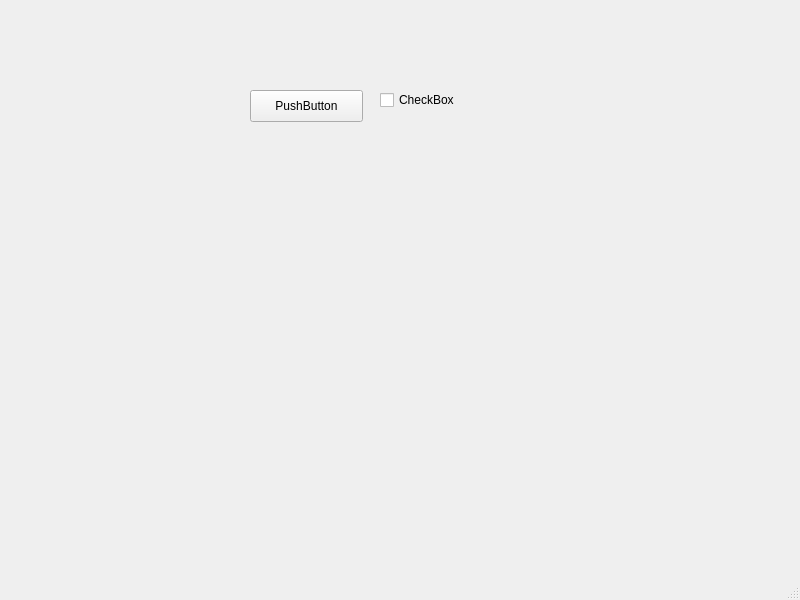
<?xml version="1.0" encoding="UTF-8"?>
<ui version="4.0">
 <class>MainWindow</class>
 <widget class="QMainWindow" name="MainWindow">
  <property name="geometry">
   <rect>
    <x>0</x>
    <y>0</y>
    <width>800</width>
    <height>600</height>
   </rect>
  </property>
  <property name="windowTitle">
   <string>MainWindow</string>
  </property>
  <widget class="QWidget" name="centralwidget">
   <widget class="QPushButton" name="pushButton">
    <property name="geometry">
     <rect>
      <x>250</x>
      <y>90</y>
      <width>113</width>
      <height>32</height>
     </rect>
    </property>
    <property name="text">
     <string>PushButton</string>
    </property>
   </widget>
   <widget class="QCheckBox" name="checkBox">
    <property name="geometry">
     <rect>
      <x>380</x>
      <y>90</y>
      <width>87</width>
      <height>20</height>
     </rect>
    </property>
    <property name="text">
     <string>CheckBox</string>
    </property>
   </widget>
  </widget>
  <widget class="QMenuBar" name="menubar">
   <property name="geometry">
    <rect>
     <x>0</x>
     <y>0</y>
     <width>800</width>
     <height>22</height>
    </rect>
   </property>
  </widget>
  <widget class="QStatusBar" name="statusbar"/>
 </widget>
 <resources/>
 <connections/>
</ui>
